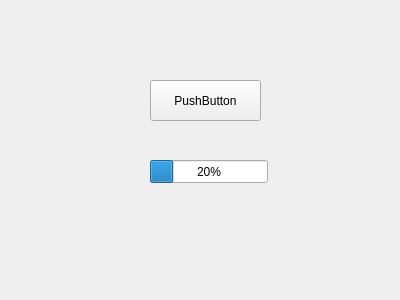
<?xml version="1.0" encoding="UTF-8"?>
<ui version="4.0">
 <class>Form</class>
 <widget class="QWidget" name="Form">
  <property name="geometry">
   <rect>
    <x>0</x>
    <y>0</y>
    <width>400</width>
    <height>300</height>
   </rect>
  </property>
  <property name="windowTitle">
   <string>QtWidgetWindow</string>
  </property>
  <widget class="QPushButton" name="pushButton">
   <property name="geometry">
    <rect>
     <x>150</x>
     <y>80</y>
     <width>111</width>
     <height>41</height>
    </rect>
   </property>
   <property name="text">
    <string>PushButton</string>
   </property>
  </widget>
  <widget class="QProgressBar" name="progressBar">
   <property name="geometry">
    <rect>
     <x>150</x>
     <y>160</y>
     <width>118</width>
     <height>23</height>
    </rect>
   </property>
   <property name="value">
    <number>20</number>
   </property>
  </widget>
 </widget>
 <resources/>
 <connections/>
</ui>
